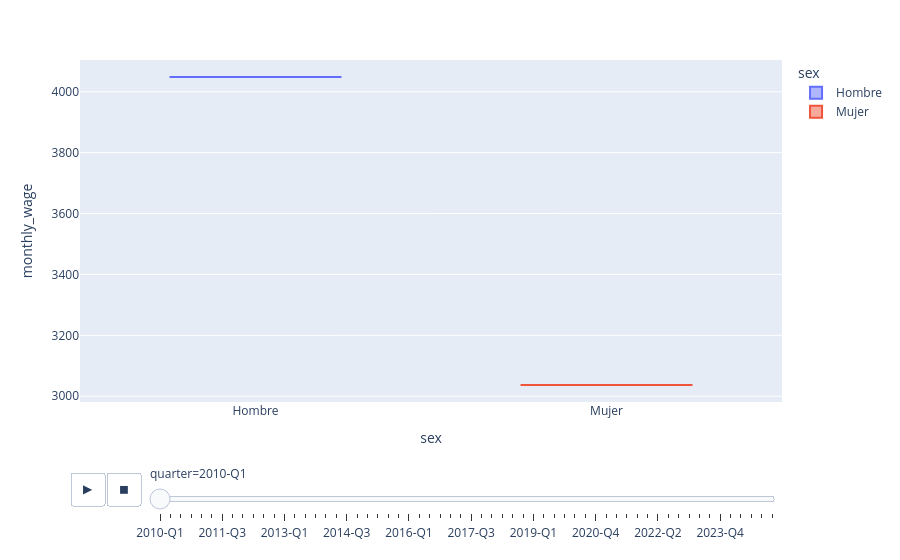

Write notebook code for a chart like this one.
### Code cell
print("¿Quién tiene salarios más altos por trimestre?")
import plotly.express as px

fig = px.box(
    df_genero,
    x="sex",
    y="monthly_wage",
    color="sex",
    animation_frame="quarter"
)

fig.show()

### Figure 1 — Plotly figure (JSON) as saved in the notebook; plotly's stock layout.template omitted (floating-point values rounded to 4 significant figures)
{"data": [{"alignmentgroup": "True", "hovertemplate": "sex=%{x}<br>quarter=2010-Q1<br>monthly_wage=%{y}<extra></extra>", "legendgroup": "Hombre", "marker": {"color": "#636efa"}, "name": "Hombre", "notched": false, "offsetgroup": "Hombre", "orientation": "v", "showlegend": true, "type": "box", "x": ["Hombre"], "x0": " ", "xaxis": "x", "y": [4048.0], "y0": " ", "yaxis": "y"}, {"alignmentgroup": "True", "hovertemplate": "sex=%{x}<br>quarter=2010-Q1<br>monthly_wage=%{y}<extra></extra>", "legendgroup": "Mujer", "marker": {"color": "#EF553B"}, "name": "Mujer", "notched": false, "offsetgroup": "Mujer", "orientation": "v", "showlegend": true, "type": "box", "x": ["Mujer"], "x0": " ", "xaxis": "x", "y": [3037.0], "y0": " ", "yaxis": "y"}], "layout": {"boxmode": "overlay", "legend": {"title": {"text": "sex"}, "tracegroupgap": 0}, "margin": {"t": 60}, "sliders": [{"active": 0, "currentvalue": {"prefix": "quarter="}, "len": 0.9, "pad": {"b": 10, "t": 60}, "steps": [{"args": [["2010-Q1"], {"frame": {"duration": 0, "redraw": true}, "fromcurrent": true, "mode": "immediate", "transition": {"duration": 0, "easing": "linear"}}], "label": "2010-Q1", "method": "animate"}, {"args": [["2010-Q2"], {"frame": {"duration": 0, "redraw": true}, "fromcurrent": true, "mode": "immediate", "transition": {"duration": 0, "easing": "linear"}}], "label": "2010-Q2", "method": "animate"}, {"args": [["2010-Q3"], {"frame": {"duration": 0, "redraw": true}, "fromcurrent": true, "mode": "immediate", "transition": {"duration": 0, "easing": "linear"}}], "label": "2010-Q3", "method": "animate"}, {"args": [["2010-Q4"], {"frame": {"duration": 0, "redraw": true}, "fromcurrent": true, "mode": "immediate", "transition": {"duration": 0, "easing": "linear"}}], "label": "2010-Q4", "method": "animate"}, {"args": [["2011-Q1"], {"frame": {"duration": 0, "redraw": true}, "fromcurrent": true, "mode": "immediate", "transition": {"duration": 0, "easing": "linear"}}], "label": "2011-Q1", "method": "animate"}, {"args": [["2011-Q2"], {"frame": {"duration": 0, "redraw": true}, "fromcurrent": true, "mode": "immediate", "transition": {"duration": 0, "easing": "linear"}}], "label": "2011-Q2", "method": "animate"}, {"args": [["2011-Q3"], {"frame": {"duration": 0, "redraw": true}, "fromcurrent": true, "mode": "immediate", "transition": {"duration": 0, "easing": "linear"}}], "label": "2011-Q3", "method": "animate"}, {"args": [["2011-Q4"], {"frame": {"duration": 0, "redraw": true}, "fromcurrent": true, "mode": "immediate", "transition": {"duration": 0, "easing": "linear"}}], "label": "2011-Q4", "method": "animate"}, {"args": [["2012-Q1"], {"frame": {"duration": 0, "redraw": true}, "fromcurrent": true, "mode": "immediate", "transition": {"duration": 0, "easing": "linear"}}], "label": "2012-Q1", "method": "animate"}, {"args": [["2012-Q2"], {"frame": {"duration": 0, "redraw": true}, "fromcurrent": true, "mode": "immediate", "transition": {"duration": 0, "easing": "linear"}}], "label": "2012-Q2", "method": "animate"}, {"args": [["2012-Q3"], {"frame": {"duration": 0, "redraw": true}, "fromcurrent": true, "mode": "immediate", "transition": {"duration": 0, "easing": "linear"}}], "label": "2012-Q3", "method": "animate"}, {"args": [["2012-Q4"], {"frame": {"duration": 0, "redraw": true}, "fromcurrent": true, "mode": "immediate", "transition": {"duration": 0, "easing": "linear"}}], "label": "2012-Q4", "method": "animate"}, {"args": [["2013-Q1"], {"frame": {"duration": 0, "redraw": true}, "fromcurrent": true, "mode": "immediate", "transition": {"duration": 0, "easing": "linear"}}], "label": "2013-Q1", "method": "animate"}, {"args": [["2013-Q2"], {"frame": {"duration": 0, "redraw": true}, "fromcurrent": true, "mode": "immediate", "transition": {"duration": 0, "easing": "linear"}}], "label": "2013-Q2", "method": "animate"}, {"args": [["2013-Q3"], {"frame": {"duration": 0, "redraw": true}, "fromcurrent": true, "mode": "immediate", "transition": {"duration": 0, "easing": "linear"}}], "label": "2013-Q3", "method": "animate"}, {"args": [["2013-Q4"], {"frame": {"duration": 0, "redraw": true}, "fromcurrent": true, "mode": "immediate", "transition": {"duration": 0, "easing": "linear"}}], "label": "2013-Q4", "method": "animate"}, {"args": [["2014-Q1"], {"frame": {"duration": 0, "redraw": true}, "fromcurrent": true, "mode": "immediate", "transition": {"duration": 0, "easing": "linear"}}], "label": "2014-Q1", "method": "animate"}, {"args": [["2014-Q2"], {"frame": {"duration": 0, "redraw": true}, "fromcurrent": true, "mode": "immediate", "transition": {"duration": 0, "easing": "linear"}}], "label": "2014-Q2", "method": "animate"}, {"args": [["2014-Q3"], {"frame": {"duration": 0, "redraw": true}, "fromcurrent": true, "mode": "immediate", "transition": {"duration": 0, "easing": "linear"}}], "label": "2014-Q3", "method": "animate"}, {"args": [["2014-Q4"], {"frame": {"duration": 0, "redraw": true}, "fromcurrent": true, "mode": "immediate", "transition": {"duration": 0, "easing": "linear"}}], "label": "2014-Q4", "method": "animate"}, {"args": [["2015-Q1"], {"frame": {"duration": 0, "redraw": true}, "fromcurrent": true, "mode": "immediate", "transition": {"duration": 0, "easing": "linear"}}], "label": "2015-Q1", "method": "animate"}, {"args": [["2015-Q2"], {"frame": {"duration": 0, "redraw": true}, "fromcurrent": true, "mode": "immediate", "transition": {"duration": 0, "easing": "linear"}}], "label": "2015-Q2", "method": "animate"}, {"args": [["2015-Q3"], {"frame": {"duration": 0, "redraw": true}, "fromcurrent": true, "mode": "immediate", "transition": {"duration": 0, "easing": "linear"}}], "label": "2015-Q3", "method": "animate"}, {"args": [["2015-Q4"], {"frame": {"duration": 0, "redraw": true}, "fromcurrent": true, "mode": "immediate", "transition": {"duration": 0, "easing": "linear"}}], "label": "2015-Q4", "method": "animate"}, {"args": [["2016-Q1"], {"frame": {"duration": 0, "redraw": true}, "fromcurrent": true, "mode": "immediate", "transition": {"duration": 0, "easing": "linear"}}], "label": "2016-Q1", "method": "animate"}, {"args": [["2016-Q2"], {"frame": {"duration": 0, "redraw": true}, "fromcurrent": true, "mode": "immediate", "transition": {"duration": 0, "easing": "linear"}}], "label": "2016-Q2", "method": "animate"}, {"args": [["2016-Q3"], {"frame": {"duration": 0, "redraw": true}, "fromcurrent": true, "mode": "immediate", "transition": {"duration": 0, "easing": "linear"}}], "label": "2016-Q3", "method": "animate"}, {"args": [["2016-Q4"], {"frame": {"duration": 0, "redraw": true}, "fromcurrent": true, "mode": "immediate", "transition": {"duration": 0, "easing": "linear"}}], "label": "2016-Q4", "method": "animate"}, {"args": [["2017-Q1"], {"frame": {"duration": 0, "redraw": true}, "fromcurrent": true, "mode": "immediate", "transition": {"duration": 0, "easing": "linear"}}], "label": "2017-Q1", "method": "animate"}, {"args": [["2017-Q2"], {"frame": {"duration": 0, "redraw": true}, "fromcurrent": true, "mode": "immediate", "transition": {"duration": 0, "easing": "linear"}}], "label": "2017-Q2", "method": "animate"}, {"args": [["2017-Q3"], {"frame": {"duration": 0, "redraw": true}, "fromcurrent": true, "mode": "immediate", "transition": {"duration": 0, "easing": "linear"}}], "label": "2017-Q3", "method": "animate"}, {"args": [["2017-Q4"], {"frame": {"duration": 0, "redraw": true}, "fromcurrent": true, "mode": "immediate", "transition": {"duration": 0, "easing": "linear"}}], "label": "2017-Q4", "method": "animate"}, {"args": [["2018-Q1"], {"frame": {"duration": 0, "redraw": true}, "fromcurrent": true, "mode": "immediate", "transition": {"duration": 0, "easing": "linear"}}], "label": "2018-Q1", "method": "animate"}, {"args": [["2018-Q2"], {"frame": {"duration": 0, "redraw": true}, "fromcurrent": true, "mode": "immediate", "transition": {"duration": 0, "easing": "linear"}}], "label": "2018-Q2", "method": "animate"}, {"args": [["2018-Q3"], {"frame": {"duration": 0, "redraw": true}, "fromcurrent": true, "mode": "immediate", "transition": {"duration": 0, "easing": "linear"}}], "label": "2018-Q3", "method": "animate"}, {"args": [["2018-Q4"], {"frame": {"duration": 0, "redraw": true}, "fromcurrent": true, "mode": "immediate", "transition": {"duration": 0, "easing": "linear"}}], "label": "2018-Q4", "method": "animate"}, {"args": [["2019-Q1"], {"frame": {"duration": 0, "redraw": true}, "fromcurrent": true, "mode": "immediate", "transition": {"duration": 0, "easing": "linear"}}], "label": "2019-Q1", "method": "animate"}, {"args": [["2019-Q2"], {"frame": {"duration": 0, "redraw": true}, "fromcurrent": true, "mode": "immediate", "transition": {"duration": 0, "easing": "linear"}}], "label": "2019-Q2", "method": "animate"}, {"args": [["2019-Q3"], {"frame": {"duration": 0, "redraw": true}, "fromcurrent": true, "mode": "immediate", "transition": {"duration": 0, "easing": "linear"}}], "label": "2019-Q3", "method": "animate"}, {"args": [["2019-Q4"], {"frame": {"duration": 0, "redraw": true}, "fromcurrent": true, "mode": "immediate", "transition": {"duration": 0, "easing": "linear"}}], "label": "2019-Q4", "method": "animate"}, {"args": [["2020-Q1"], {"frame": {"duration": 0, "redraw": true}, "fromcurrent": true, "mode": "immediate", "transition": {"duration": 0, "easing": "linear"}}], "label": "2020-Q1", "method": "animate"}, {"args": [["2020-Q3"], {"frame": {"duration": 0, "redraw": true}, "fromcurrent": true, "mode": "immediate", "transition": {"duration": 0, "easing": "linear"}}], "label": "2020-Q3", "method": "animate"}, {"args": [["2020-Q4"], {"frame": {"duration": 0, "redraw": true}, "fromcurrent": true, "mode": "immediate", "transition": {"duration": 0, "easing": "linear"}}], "label": "2020-Q4", "method": "animate"}, {"args": [["2021-Q1"], {"frame": {"duration": 0, "redraw": true}, "fromcurrent": true, "mode": "immediate", "transition": {"duration": 0, "easing": "linear"}}], "label": "2021-Q1", "method": "animate"}, {"args": [["2021-Q2"], {"frame": {"duration": 0, "redraw": true}, "fromcurrent": true, "mode": "immediate", "transition": {"duration": 0, "easing": "linear"}}], "label": "2021-Q2", "method": "animate"}, {"args": [["2021-Q3"], {"frame": {"duration": 0, "redraw": true}, "fromcurrent": true, "mode": "immediate", "transition": {"duration": 0, "easing": "linear"}}], "label": "2021-Q3", "method": "animate"}, {"args": [["2021-Q4"], {"frame": {"duration": 0, "redraw": true}, "fromcurrent": true, "mode": "immediate", "transition": {"duration": 0, "easing": "linear"}}], "label": "2021-Q4", "method": "animate"}, {"args": [["2022-Q1"], {"frame": {"duration": 0, "redraw": true}, "fromcurrent": true, "mode": "immediate", "transition": {"duration": 0, "easing": "linear"}}], "label": "2022-Q1", "method": "animate"}, {"args": [["2022-Q2"], {"frame": {"duration": 0, "redraw": true}, "fromcurrent": true, "mode": "immediate", "transition": {"duration": 0, "easing": "linear"}}], "label": "2022-Q2", "method": "animate"}, {"args": [["2022-Q3"], {"frame": {"duration": 0, "redraw": true}, "fromcurrent": true, "mode": "immediate", "transition": {"duration": 0, "easing": "linear"}}], "label": "2022-Q3", "method": "animate"}, {"args": [["2022-Q4"], {"frame": {"duration": 0, "redraw": true}, "fromcurrent": true, "mode": "immediate", "transition": {"duration": 0, "easing": "linear"}}], "label": "2022-Q4", "method": "animate"}, {"args": [["2023-Q1"], {"frame": {"duration": 0, "redraw": true}, "fromcurrent": true, "mode": "immediate", "transition": {"duration": 0, "easing": "linear"}}], "label": "2023-Q1", "method": "animate"}, {"args": [["2023-Q2"], {"frame": {"duration": 0, "redraw": true}, "fromcurrent": true, "mode": "immediate", "transition": {"duration": 0, "easing": "linear"}}], "label": "2023-Q2", "method": "animate"}, {"args": [["2023-Q3"], {"frame": {"duration": 0, "redraw": true}, "fromcurrent": true, "mode": "immediate", "transition": {"duration": 0, "easing": "linear"}}], "label": "2023-Q3", "method": "animate"}, {"args": [["2023-Q4"], {"frame": {"duration": 0, "redraw": true}, "fromcurrent": true, "mode": "immediate", "transition": {"duration": 0, "easing": "linear"}}], "label": "2023-Q4", "method": "animate"}, {"args": [["2024-Q1"], {"frame": {"duration": 0, "redraw": true}, "fromcurrent": true, "mode": "immediate", "transition": {"duration": 0, "easing": "linear"}}], "label": "2024-Q1", "method": "animate"}, {"args": [["2024-Q2"], {"frame": {"duration": 0, "redraw": true}, "fromcurrent": true, "mode": "immediate", "transition": {"duration": 0, "easing": "linear"}}], "label": "2024-Q2", "method": "animate"}, {"args": [["2024-Q3"], {"frame": {"duration": 0, "redraw": true}, "fromcurrent": true, "mode": "immediate", "transition": {"duration": 0, "easing": "linear"}}], "label": "2024-Q3", "method": "animate"}, {"args": [["2024-Q4"], {"frame": {"duration": 0, "redraw": true}, "fromcurrent": true, "mode": "immediate", "transition": {"duration": 0, "easing": "linear"}}], "label": "2024-Q4", "method": "animate"}, {"args": [["2025-Q1"], {"frame": {"duration": 0, "redraw": true}, "fromcurrent": true, "mode": "immediate", "transition": {"duration": 0, "easing": "linear"}}], "label": "2025-Q1", "method": "animate"}], "x": 0.1, "xanchor": "left", "y": 0, "yanchor": "top"}], "updatemenus": [{"buttons": [{"args": [null, {"frame": {"duration": 500, "redraw": true}, "fromcurrent": true, "mode": "immediate", "transition": {"duration": 500, "easing": "linear"}}], "label": "&#9654;", "method": "animate"}, {"args": [[null], {"frame": {"duration": 0, "redraw": true}, "fromcurrent": true, "mode": "immediate", "transition": {"duration": 0, "easing": "linear"}}], "label": "&#9724;", "method": "animate"}], "direction": "left", "pad": {"r": 10, "t": 70}, "showactive": false, "type": "buttons", "x": 0.1, "xanchor": "right", "y": 0, "yanchor": "top"}], "xaxis": {"anchor": "y", "categoryarray": ["Hombre", "Mujer"], "categoryorder": "array", "domain": [0, 1], "title": {"text": "sex"}}, "yaxis": {"anchor": "x", "domain": [0, 1], "title": {"text": "monthly_wage"}}}}
